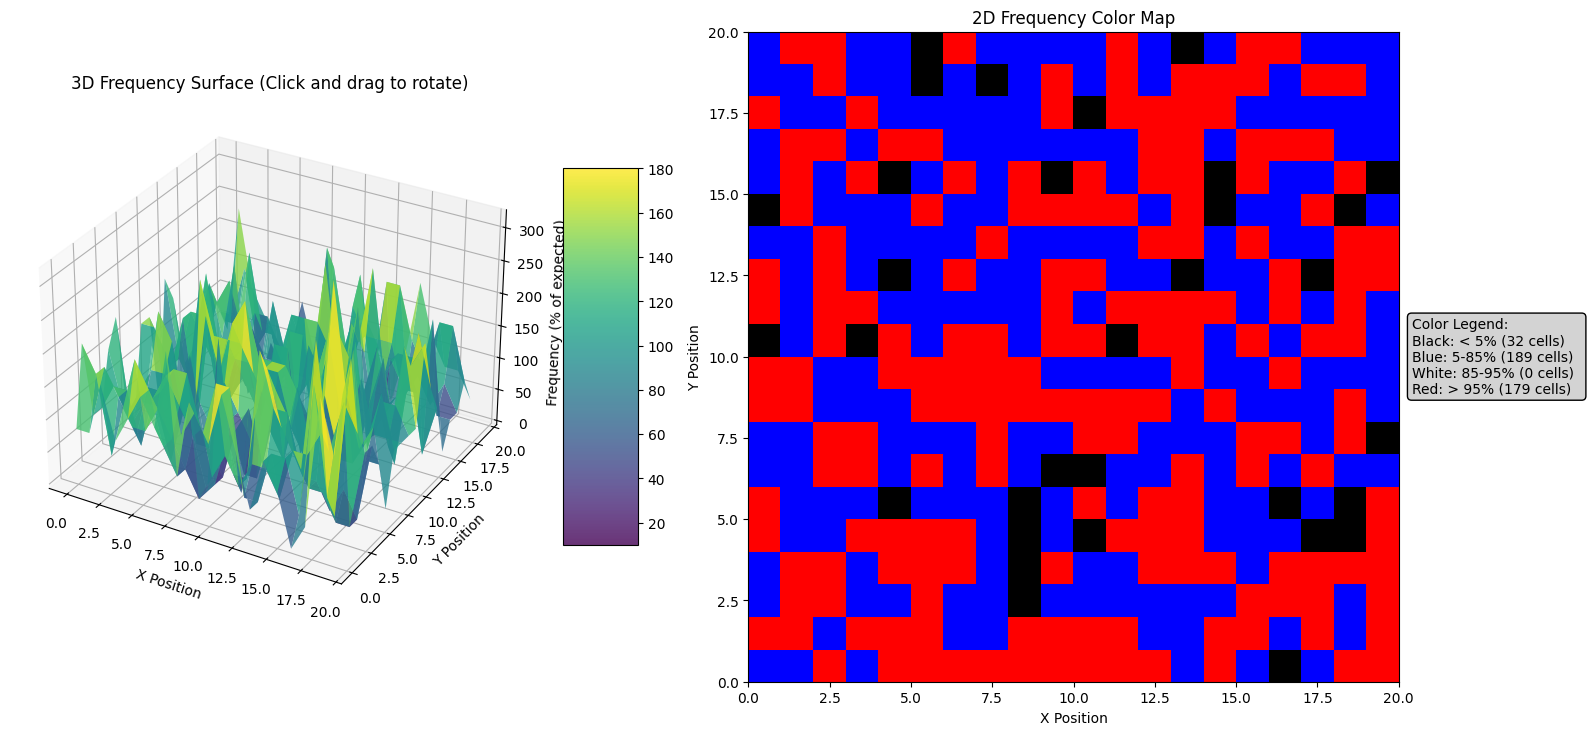

The Python source for this figure:
import numpy as np
import matplotlib.pyplot as plt
from mpl_toolkits.mplot3d import Axes3D

# Parameters
N = 20  # smaller grid size for better visibility
iterations = 1000  # more iterations to get meaningful frequencies

# Simulate filling the grid
grid_counts = np.zeros((N, N), dtype=int)

for _ in range(iterations):
    i, j = np.random.randint(0, N, size=2) 
    grid_counts[i, j] += 1

# Normalize to get frequency percentage
expected_per_cell = iterations / (N * N)
grid_freq = (grid_counts / expected_per_cell) * 100  # percentage relative to expected

print(f"Grid size: {N}x{N}")
print(f"Iterations: {iterations}")
print(f"Expected hits per cell: {expected_per_cell:.1f}")
print(f"Frequency range: {grid_freq.min():.1f}% - {grid_freq.max():.1f}%")

# Create figure with subplots
fig = plt.figure(figsize=(16, 8))

# 3D Plot (rotatable)
ax1 = fig.add_subplot(121, projection='3d')

x, y = np.meshgrid(np.arange(N), np.arange(N))
surface = ax1.plot_surface(x, y, grid_freq, cmap='viridis', alpha=0.8)
ax1.set_title("3D Frequency Surface (Click and drag to rotate)")
ax1.set_xlabel('X Position')
ax1.set_ylabel('Y Position')
ax1.set_zlabel('Frequency (% of expected)')

# Add colorbar for 3D plot
fig.colorbar(surface, ax=ax1, shrink=0.5, aspect=5)

# 2D Color Mapping
color_map = np.zeros((N, N, 3))

# Count cells in each category for statistics
black_count = blue_count = white_count = red_count = 0

for i in range(N):
    for j in range(N):
        val = grid_freq[i, j]
        if val < 5:
            color_map[i, j] = [0, 0, 0]  # black
            black_count += 1
        elif 5 <= val < 85:
            color_map[i, j] = [0, 0, 1]  # blue
            blue_count += 1
        elif 85 <= val < 95:
            color_map[i, j] = [1, 1, 1]  # white
            white_count += 1
        else:
            color_map[i, j] = [1, 0, 0]  # red
            red_count += 1

# 2D Plot
ax2 = fig.add_subplot(122)
im = ax2.imshow(color_map, origin='lower', extent=[0, N, 0, N])
ax2.set_title("2D Frequency Color Map")
ax2.set_xlabel('X Position')
ax2.set_ylabel('Y Position')

# Add legend for color coding
legend_text = f"""Color Legend:
Black: < 5% ({black_count} cells)
Blue: 5-85% ({blue_count} cells)  
White: 85-95% ({white_count} cells)
Red: > 95% ({red_count} cells)"""

ax2.text(1.02, 0.5, legend_text, transform=ax2.transAxes, 
         verticalalignment='center', bbox=dict(boxstyle="round,pad=0.3", facecolor="lightgray"))

plt.tight_layout()
plt.show()

# Print some statistics
print(f"\nColor distribution:")
print(f"Black (< 5%): {black_count} cells")
print(f"Blue (5-85%): {blue_count} cells")
print(f"White (85-95%): {white_count} cells")
print(f"Red (> 95%): {red_count} cells")

"""
Grid size: 20x20
Iterations: 1000
Expected hits per cell: 2.5
Frequency range: 0.0% - 320.0%


Color distribution:
Black (< 5%): 32 cells
Blue (5-85%): 189 cells
White (85-95%): 0 cells
Red (> 95%): 179 cells
"""
